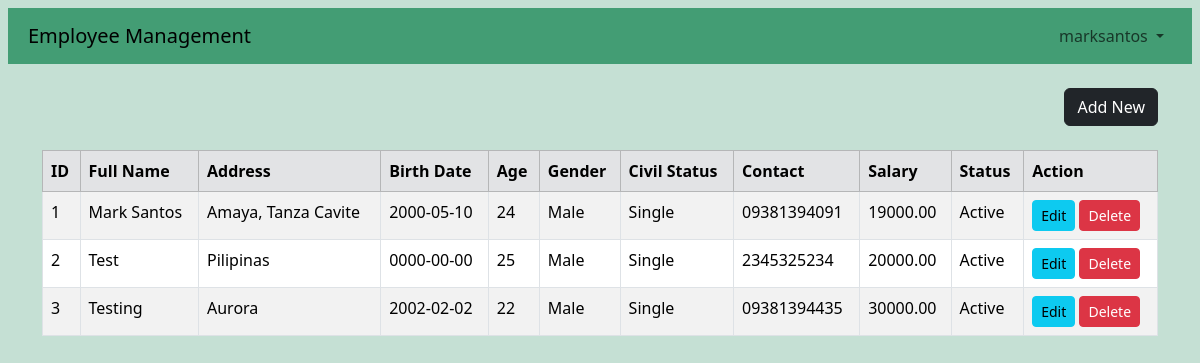
/index.php (signed in), run on the app's committed database.
### tables this page shows
CREATE TABLE `employeefile` (
  `recid` bigint(20) NOT NULL,
  `fullname` varchar(255) NOT NULL,
  `address` varchar(255) NOT NULL,
  `birthdate` date NOT NULL,
  `age` int(11) NOT NULL,
  `gender` varchar(10) NOT NULL,
  `civilstat` varchar(20) NOT NULL,
  `contactnum` varchar(20) NOT NULL,
  `salary` decimal(10,2) NOT NULL,
  `isactive` tinyint(1) NOT NULL DEFAULT 1
);

### index.php (the view, shortened to what this page needs)
<!DOCTYPE html>
<html lang="en">
<head>
    <link href="https://cdn.jsdelivr.net/npm/bootstrap@5.3.3/dist/css/bootstrap.min.css" rel="stylesheet">
</head>
<body class="bg-success p-2 bg-opacity-25">
    <?php
    include "navbar.php";
    ?>
    <div class="container mt-4">
        <div class="d-flex justify-content-end">
            <a href="add_employee.php" class="btn btn-dark mb-4">Add New</a>
        </div>
        <div class="table-responsive">
            <table class="table table-striped table-bordered">
                <thead class="table-secondary">
                    <tr>
                        <th scope="col">ID</th>
                        <th scope="col">Full Name</th>
                        <th scope="col">Address</th>
                        <th scope="col">Birth Date</th>
                        <th scope="col">Age</th>
                        <th scope="col">Gender</th>
                        <th scope="col">Civil Status</th>
                        <th scope="col">Contact</th>
                        <th scope="col">Salary</th>
                        <th scope="col">Status</th>
                        <th scope="col">Action</th>
                    </tr>
                </thead>
                <tbody>
                    <?php
                    include "dbConnection.php";
                    $sql = "SELECT * FROM `employeefile`";
                    $stmt = $conn->prepare($sql);
                    $stmt->execute();
                    $result = $stmt->get_result();
                    if ($result->num_rows > 0) {
                        while ($row = $result->fetch_assoc()) {
                    ?>
                            <tr>
                                <td><?php echo htmlspecialchars($row['recid']); ?></td>
                                <td><?php echo htmlspecialchars($row['fullname']); ?></td>
                                <td><?php echo htmlspecialchars($row['address']); ?></td>
                                <td><?php echo htmlspecialchars($row['birthdate']); ?></td>
                                <td><?php echo htmlspecialchars($row['age']); ?></td>
                                <td><?php echo htmlspecialchars($row['gender']); ?></td>
                                <td><?php echo htmlspecialchars($row['civilstat']); ?></td>
                                <td><?php echo htmlspecialchars($row['contactnum']); ?></td>
                                <td><?php echo htmlspecialchars($row['salary']); ?></td>
                                <td><?php echo $row['isactive'] ? 'Active' : 'Inactive'; ?></td>
                                <td>
                                    <a href="edit_employee.php?recid=<?php echo $row['recid'] ?>" class="btn btn-info btn-sm">Edit</a>
                                    <a href="delete_employee.php?recid=<?php echo $row['recid'] ?>" class="btn btn-danger btn-sm">Delete</a>
                                </td>
                            </tr>
                    <?php
                        }
                    } else {
                        echo '<tr><td colspan="11" class="text-center">No employees found.</td></tr>';
                    }
                    ?>
                </tbody>
            </table>
        </div>
    </div>
</body>
</html>

### navbar.php (shortened to what this page needs)
<!DOCTYPE html>
<html lang="en">
<head>
    <link href="https://cdn.jsdelivr.net/npm/bootstrap@5.3.3/dist/css/bootstrap.min.css" rel="stylesheet">
</head>
<body>
    <nav class="navbar navbar-expand-lg bg-success p-2 bg-opacity-75">
        <div class="container-fluid">
            <a class="navbar-brand" href="#">Employee Management</a>
            <div class="collapse navbar-collapse" id="navbarNavDropdown">
                <ul class="navbar-nav ms-auto">
                    <li class="nav-item dropdown">
                        <a class="nav-link dropdown-toggle" href="#" role="button" data-bs-toggle="dropdown" aria-expanded="false">
                            <?php echo $_SESSION['name']; ?>
                        </a>
                    </li>
                </ul>
            </div>
        </div>
    </nav>
</body>
</html>

### data on the page
employeefile: recid "1", fullname "Mark Santos", address "Amaya, Tanza Cavite", birthdate "2000-05-10", age "24", gender "Male", civilstat "Single", contactnum "09381394091", salary "19000.00", isactive "Active"
employeefile: recid "2", fullname "Test", address "Pilipinas", birthdate "0000-00-00", age "25", gender "Male", civilstat "Single", contactnum "2345325234", salary "20000.00", isactive "Active"
employeefile: recid "3", fullname "Testing", address "Aurora", birthdate "2002-02-02", age "22", gender "Male", civilstat "Single", contactnum "09381394435", salary "30000.00", isactive "Active"

### other printed values
$_SESSION['name'] "marksantos"
